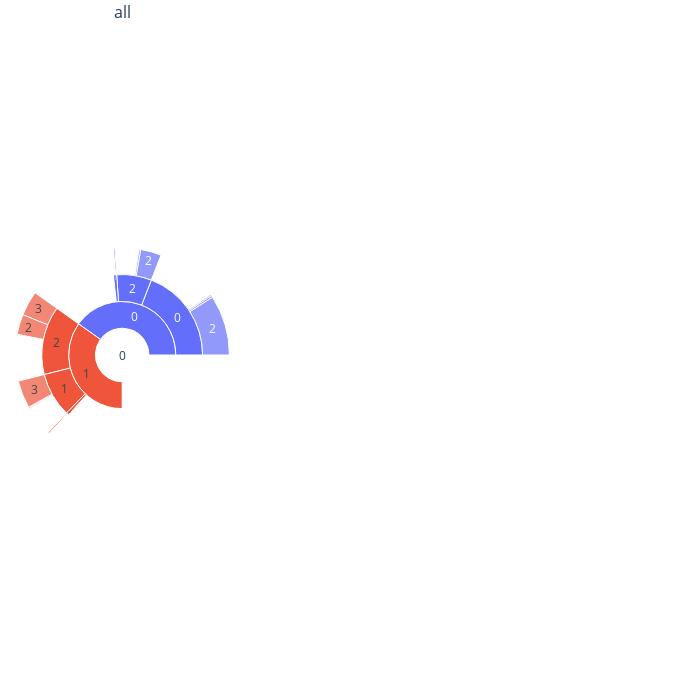

This figure's notebook cell:
### Code cell
from plotly.subplots import make_subplots

n_cols = 3
n_rows = int(np.ceil(len(list(mouse_models.keys())) / n_cols))

fig = make_subplots(rows=n_rows, cols=n_cols,
                    subplot_titles=list(mouse_models.keys()),
                    start_cell="top-left", 
                    specs=[[{'type': 'sunburst'} for col in range(n_cols)] for row in range(n_rows)],
                    vertical_spacing=0.07,
                    horizontal_spacing=0.02,
                    )

for j, (mouse, model) in enumerate(mouse_models.items()):
    trial_ids = np.concatenate(model.train_trials)
    occ_by_model = pd.DataFrame(data={'nTrial': trial_ids})

    for i, occ in enumerate(model.train_max_prob_state):
        occ_by_model[f'model_state{i}'] = np.concatenate(occ)
    
    occ_counts = occ_by_model.groupby([f'model_state{i}' for i in range(4)], as_index=False)['model_state3'].value_counts()

    fig = mp.add_sunburst_subplot(occ_counts, mouse, fig, j)#, branchvalues='total')

fig.update_layout(height=700, width=700,
                  margin_r=15., margin_t=25., margin_b=15., margin_l=15.)
fig.show()

### Figure 1 — Plotly figure (JSON) as saved in the notebook; plotly's stock layout.template omitted (floating-point values rounded to 4 significant figures)
{"data": [{"domain": {"x": [0, 0.32], "y": [0, 1]}, "ids": ["0/0/0/1", "0/1/0/1", "0/0/1/1", "0/1/1/1", "0/0/2/1", "0/1/2/1", "0/0/0/2", "0/1/0/2", "0/0/1/2", "0/1/1/2", "0/0/2/2", "0/1/2/2", "0/0/0/3", "0/1/0/3", "0/0/1/3", "0/1/1/3", "0/0/2/3", "0/1/2/3", "0/0/0", "0/1/0", "0/0/1", "0/1/1", "0/0/2", "0/1/2", "0/0", "0/1", "0"], "labels": ["1", "1", "1", "1", "1", "1", "2", "2", "2", "2", "2", "2", "3", "3", "3", "3", "3", "3", "0", "0", "1", "1", "2", "2", "0", "1", "0"], "parents": ["0/0/0", "0/1/0", "0/0/1", "0/1/1", "0/0/2", "0/1/2", "0/0/0", "0/1/0", "0/0/1", "0/1/1", "0/0/2", "0/1/2", "0/0/0", "0/1/0", "0/0/1", "0/1/1", "0/0/2", "0/1/2", "0/0", "0/1", "0/0", "0/1", "0/0", "0/1", "0", "0", ""], "type": "sunburst", "values": [148, 8, 14, 90, 87, 84, 7190, 178, 57, 123, 2480, 2419, 239, 25, 189, 3328, 208, 2966, 7577, 211, 260, 3541, 2775, 5469, 10612, 9221, 19833]}], "layout": {"annotations": [{"font": {"size": 16}, "showarrow": false, "text": "all", "x": 0.16, "xanchor": "center", "xref": "paper", "y": 1, "yanchor": "bottom", "yref": "paper"}], "height": 700, "margin": {"b": 15, "l": 15, "r": 15, "t": 25}, "width": 700}}
